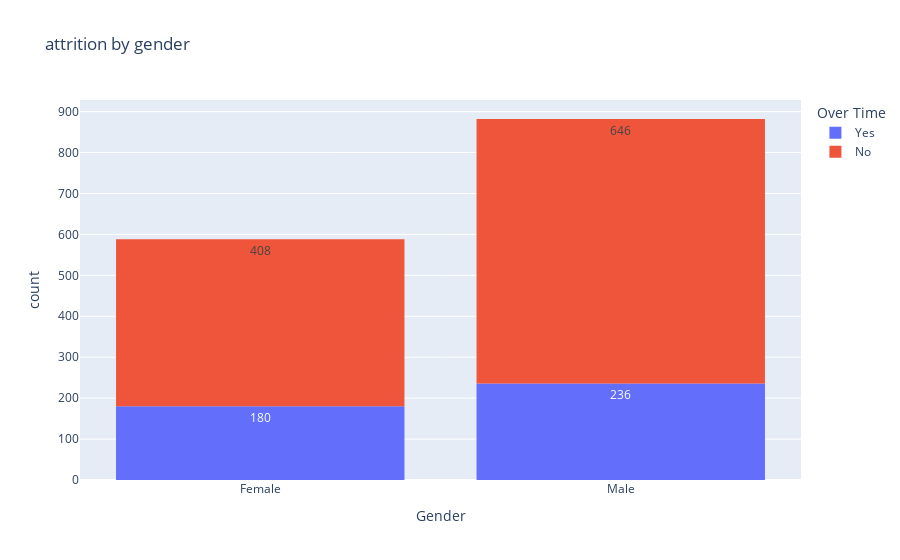

Notebook source saved alongside this figure:
### Code cell
fig=px.histogram(df,x='Gender',color='Over Time',title='attrition by gender',text_auto=True)
fig.show()

### Figure 1 — Plotly figure (JSON) as saved in the notebook; plotly's stock layout.template omitted (floating-point values rounded to 4 significant figures; data arrays with more than 128 entries replaced by an {"elided": "..."} marker saying what was removed)
{"data": [{"alignmentgroup": "True", "bingroup": "x", "hovertemplate": "Over Time=Yes<br>Gender=%{x}<br>count=%{y}<extra></extra>", "legendgroup": "Yes", "marker": {"color": "#636efa", "pattern": {"shape": ""}}, "name": "Yes", "offsetgroup": "Yes", "orientation": "v", "showlegend": true, "texttemplate": "%{value}", "type": "histogram", "x": {"elided": "416 str values"}, "xaxis": "x", "yaxis": "y"}, {"alignmentgroup": "True", "bingroup": "x", "hovertemplate": "Over Time=No<br>Gender=%{x}<br>count=%{y}<extra></extra>", "legendgroup": "No", "marker": {"color": "#EF553B", "pattern": {"shape": ""}}, "name": "No", "offsetgroup": "No", "orientation": "v", "showlegend": true, "texttemplate": "%{value}", "type": "histogram", "x": {"elided": "1054 str values"}, "xaxis": "x", "yaxis": "y"}], "layout": {"barmode": "relative", "legend": {"title": {"text": "Over Time"}, "tracegroupgap": 0}, "title": {"text": "attrition by gender"}, "xaxis": {"anchor": "y", "domain": [0, 1], "title": {"text": "Gender"}}, "yaxis": {"anchor": "x", "domain": [0, 1], "title": {"text": "count"}}}}
